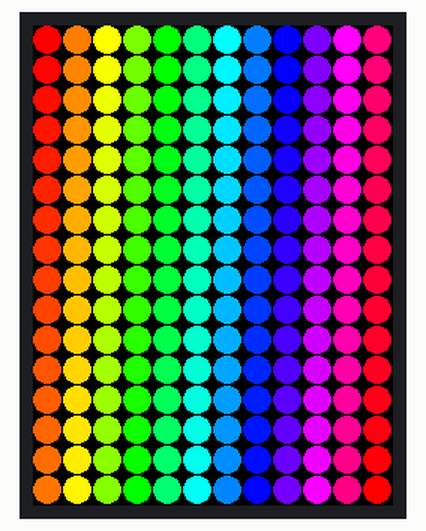
This program was run on a simulated ESP32 board running MicroPython. Shown: 240×320 colour display. What the program prints to the serial console is not drawn. At 10.2 s the program stops and its outputs stay as they are.

Above: at 1.0 s.

The program:

color_palette_.py
```python
"""
ILI9341 demo (color palette).
"""
from time import sleep
from ili9341 import Display, color565
from machine import Pin, SPI
import mySetup

def hsv_to_rgb(h, s, v):
    """
    Convert HSV to RGB (based on colorsys.py).

        Args:
            h (float): Hue 0 to 1.
            s (float): Saturation 0 to 1.
            v (float): Value 0 to 1 (Brightness).
    """
    if s == 0.0:
        return v, v, v
    i = int(h * 6.0)
    f = (h * 6.0) - i
    p = v * (1.0 - s)
    q = v * (1.0 - s * f)
    t = v * (1.0 - s * (1.0 - f))
    i = i % 6

    v = int(v * 255)
    t = int(t * 255)
    p = int(p * 255)
    q = int(q * 255)

    if i == 0:
        return v, t, p
    if i == 1:
        return q, v, p
    if i == 2:
        return p, v, t
    if i == 3:
        return p, q, v
    if i == 4:
        return t, p, v
    if i == 5:
        return v, p, q


def test():
    display = mySetup.createMyDisplay()

    c = 0
    for x in range(0, 240, 20):
        for y in range(0, 320, 20):
            color = color565(*hsv_to_rgb(c / 192, 1, 1))
            display.fill_circle(x + 9, y + 9, 9, color)
            c += 1
    sleep(9)
    display.cleanup()


test()
```

mySetup.py
```python
from ili9341 import Display
from machine import Pin, SPI, SoftSPI

TFT_CLK_PIN = const('D13')
TFT_MOSI_PIN = const('D11')
TFT_MISO_PIN = const('D12')

TFT_CS_PIN = const('D9')
TFT_RST_PIN = const('D8')
TFT_DC_PIN = const('D10')

def createMyDisplay():
    #spiTFT = SoftSPI(baudrate=40000000, sck=Pin(TFT_CLK_PIN), mosi=Pin(TFT_MOSI_PIN), miso=Pin(TFT_MISO_PIN))
    spiTFT = SPI(0, baudrate=4_000_000)
    display = Display(spiTFT, dc=Pin(TFT_DC_PIN), cs=Pin(TFT_CS_PIN), rst=Pin(TFT_RST_PIN))
    return display
```

Measured:
- what the display in image 0 shows lasts 9.0 s, from 0.9 s to 9.9 s
